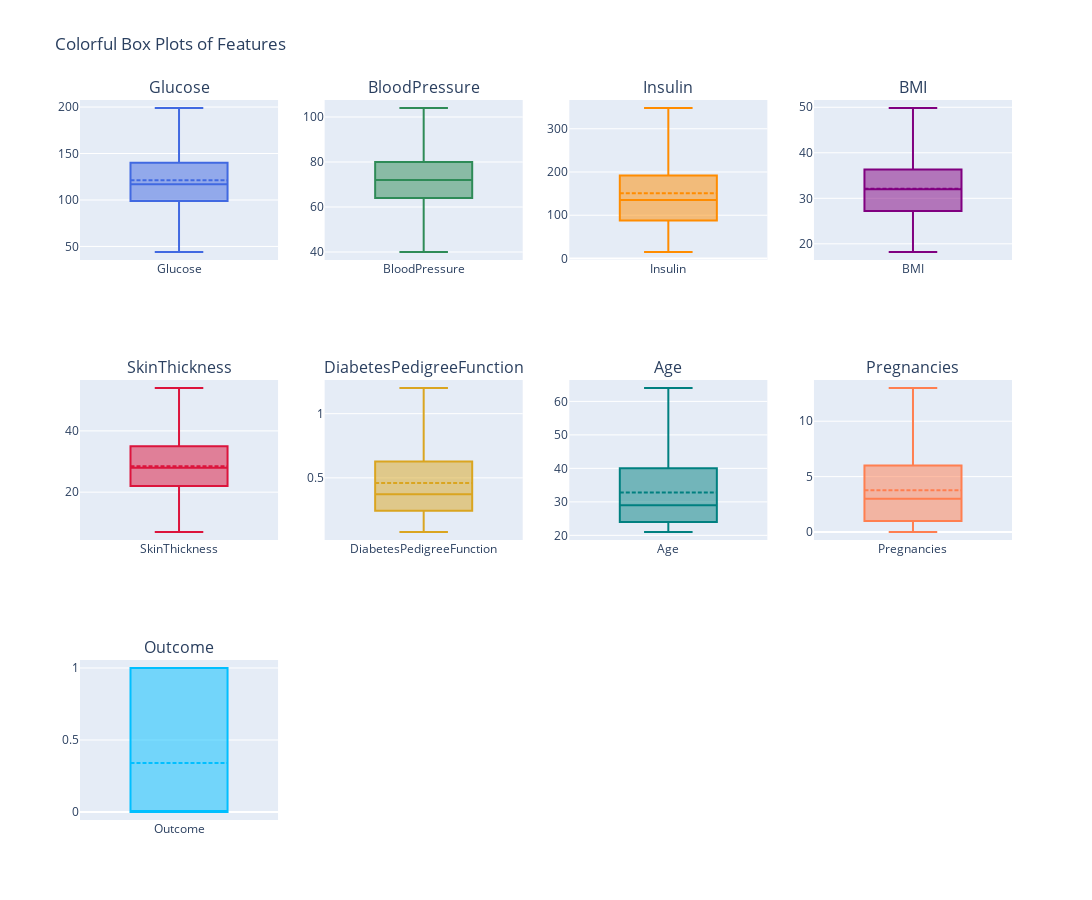

The code cell stored with this chart in its notebook:
### Code cell
# Define a list of colors for the box plots
colors = [
    "royalblue", "seagreen", "darkorange", "purple", 
    "crimson", "goldenrod", "teal", "coral", "deepskyblue"
]

# Ensure the colors list is long enough for all features
colors = (colors * (len(cols) // len(colors) + 1))[:len(cols)]

# Determine the number of rows and columns based on the number of features
num_features = len(cols)
num_cols = 4  # Fixed number of columns
num_rows = ceil(num_features / num_cols)

# Create a subplot grid with the calculated number of rows and columns
fig = make_subplots(rows=num_rows, cols=num_cols, subplot_titles=cols)

# Loop through each feature and add a box plot with its color
for i, feature in enumerate(cols):
    row, col = (i // num_cols) + 1, (i % num_cols) + 1  # Calculate row and column index
    fig.add_trace(
        go.Box(
            y=df[feature],
            name=feature,
            boxmean=True,
            marker_color=colors[i]
        ),
        row=row,
        col=col
    )

# Update layout for the entire figure
fig.update_layout(
    height=300 * num_rows,  # Adjust height dynamically
    width=1200,            # Fixed width
    title_text="Colorful Box Plots of Features",
    showlegend=False
)

# Display the figure
fig.show()

### Figure 1 — Plotly figure (JSON) as saved in the notebook; plotly's stock layout.template omitted (floating-point values rounded to 4 significant figures; data arrays with more than 128 entries replaced by an {"elided": "..."} marker saying what was removed)
{"data": [{"boxmean": true, "marker": {"color": "royalblue"}, "name": "Glucose", "type": "box", "xaxis": "x", "y": {"elided": "742 float values"}, "yaxis": "y"}, {"boxmean": true, "marker": {"color": "seagreen"}, "name": "BloodPressure", "type": "box", "xaxis": "x2", "y": {"elided": "742 float values"}, "yaxis": "y2"}, {"boxmean": true, "marker": {"color": "darkorange"}, "name": "Insulin", "type": "box", "xaxis": "x3", "y": {"elided": "742 float values"}, "yaxis": "y3"}, {"boxmean": true, "marker": {"color": "purple"}, "name": "BMI", "type": "box", "xaxis": "x4", "y": {"elided": "742 float values"}, "yaxis": "y4"}, {"boxmean": true, "marker": {"color": "crimson"}, "name": "SkinThickness", "type": "box", "xaxis": "x5", "y": {"elided": "742 int values"}, "yaxis": "y5"}, {"boxmean": true, "marker": {"color": "goldenrod"}, "name": "DiabetesPedigreeFunction", "type": "box", "xaxis": "x6", "y": {"elided": "742 float values"}, "yaxis": "y6"}, {"boxmean": true, "marker": {"color": "teal"}, "name": "Age", "type": "box", "xaxis": "x7", "y": {"elided": "742 int values"}, "yaxis": "y7"}, {"boxmean": true, "marker": {"color": "coral"}, "name": "Pregnancies", "type": "box", "xaxis": "x8", "y": {"elided": "742 int values"}, "yaxis": "y8"}, {"boxmean": true, "marker": {"color": "deepskyblue"}, "name": "Outcome", "type": "box", "xaxis": "x9", "y": {"elided": "742 int values"}, "yaxis": "y9"}], "layout": {"annotations": [{"font": {"size": 16}, "showarrow": false, "text": "Glucose", "x": 0.1062, "xanchor": "center", "xref": "paper", "y": 1, "yanchor": "bottom", "yref": "paper"}, {"font": {"size": 16}, "showarrow": false, "text": "BloodPressure", "x": 0.3688, "xanchor": "center", "xref": "paper", "y": 1, "yanchor": "bottom", "yref": "paper"}, {"font": {"size": 16}, "showarrow": false, "text": "Insulin", "x": 0.6313, "xanchor": "center", "xref": "paper", "y": 1, "yanchor": "bottom", "yref": "paper"}, {"font": {"size": 16}, "showarrow": false, "text": "BMI", "x": 0.8938, "xanchor": "center", "xref": "paper", "y": 1, "yanchor": "bottom", "yref": "paper"}, {"font": {"size": 16}, "showarrow": false, "text": "SkinThickness", "x": 0.1062, "xanchor": "center", "xref": "paper", "y": 0.6111, "yanchor": "bottom", "yref": "paper"}, {"font": {"size": 16}, "showarrow": false, "text": "DiabetesPedigreeFunction", "x": 0.3688, "xanchor": "center", "xref": "paper", "y": 0.6111, "yanchor": "bottom", "yref": "paper"}, {"font": {"size": 16}, "showarrow": false, "text": "Age", "x": 0.6313, "xanchor": "center", "xref": "paper", "y": 0.6111, "yanchor": "bottom", "yref": "paper"}, {"font": {"size": 16}, "showarrow": false, "text": "Pregnancies", "x": 0.8938, "xanchor": "center", "xref": "paper", "y": 0.6111, "yanchor": "bottom", "yref": "paper"}, {"font": {"size": 16}, "showarrow": false, "text": "Outcome", "x": 0.1062, "xanchor": "center", "xref": "paper", "y": 0.2222, "yanchor": "bottom", "yref": "paper"}], "height": 900, "showlegend": false, "title": {"text": "Colorful Box Plots of Features"}, "width": 1200, "xaxis": {"anchor": "y", "domain": [0, 0.2125]}, "xaxis10": {"anchor": "y10", "domain": [0.2625, 0.475]}, "xaxis11": {"anchor": "y11", "domain": [0.525, 0.7375]}, "xaxis12": {"anchor": "y12", "domain": [0.7875, 1]}, "xaxis2": {"anchor": "y2", "domain": [0.2625, 0.475]}, "xaxis3": {"anchor": "y3", "domain": [0.525, 0.7375]}, "xaxis4": {"anchor": "y4", "domain": [0.7875, 1]}, "xaxis5": {"anchor": "y5", "domain": [0, 0.2125]}, "xaxis6": {"anchor": "y6", "domain": [0.2625, 0.475]}, "xaxis7": {"anchor": "y7", "domain": [0.525, 0.7375]}, "xaxis8": {"anchor": "y8", "domain": [0.7875, 1]}, "xaxis9": {"anchor": "y9", "domain": [0, 0.2125]}, "yaxis": {"anchor": "x", "domain": [0.7778, 1]}, "yaxis10": {"anchor": "x10", "domain": [0, 0.2222]}, "yaxis11": {"anchor": "x11", "domain": [0, 0.2222]}, "yaxis12": {"anchor": "x12", "domain": [0, 0.2222]}, "yaxis2": {"anchor": "x2", "domain": [0.7778, 1]}, "yaxis3": {"anchor": "x3", "domain": [0.7778, 1]}, "yaxis4": {"anchor": "x4", "domain": [0.7778, 1]}, "yaxis5": {"anchor": "x5", "domain": [0.3889, 0.6111]}, "yaxis6": {"anchor": "x6", "domain": [0.3889, 0.6111]}, "yaxis7": {"anchor": "x7", "domain": [0.3889, 0.6111]}, "yaxis8": {"anchor": "x8", "domain": [0.3889, 0.6111]}, "yaxis9": {"anchor": "x9", "domain": [0, 0.2222]}}}
